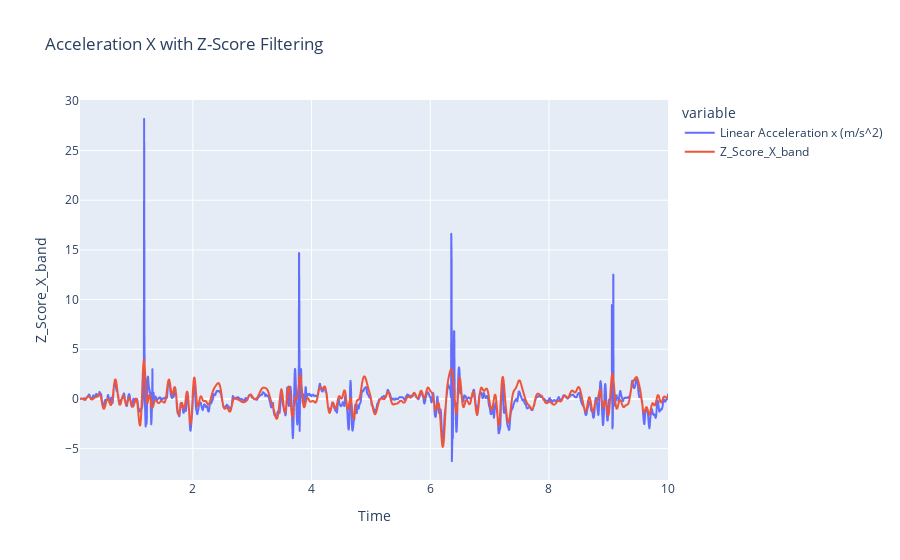
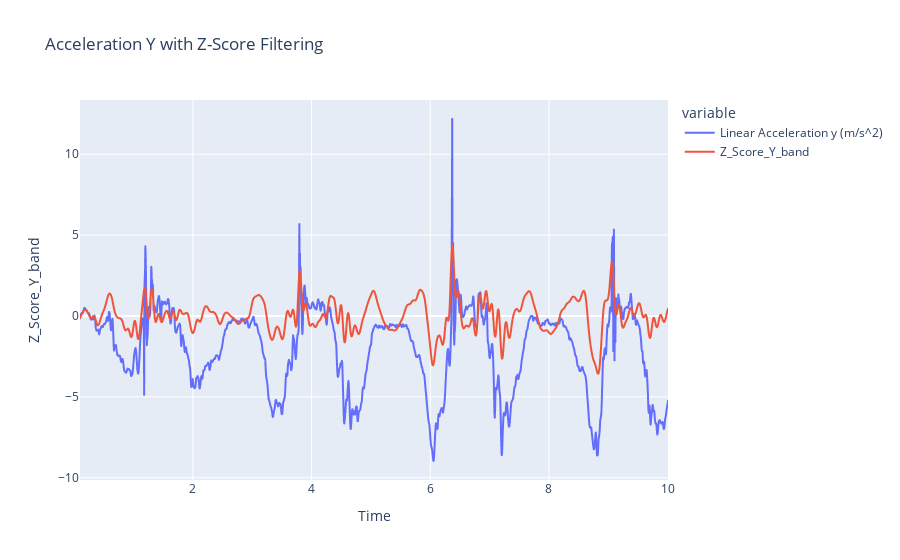
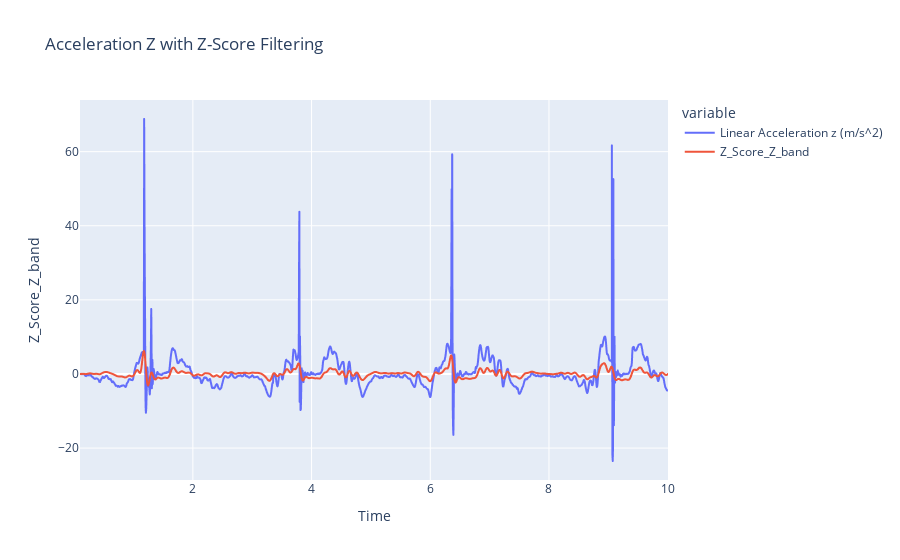

Notebook cell for these charts, in order:
### Markdown cell above
# Ausreißer Bereinigung
Hier wollen wir nun die möglichen Ausreißer bereinigen:

### Code cell
# Berechnung der Z-Scores für jede Spalte (X, Y, Z)
filtered_new_data['Z_Score_X_band'] = stats.zscore(filtered_new_data['filtered_X_band'])
filtered_new_data['Z_Score_Y_band'] = stats.zscore(filtered_new_data['filtered_Y_band'])
filtered_new_data['Z_Score_Z_band'] = stats.zscore(filtered_new_data['filtered_Z_band'])

# Festlegen eines Schwellenwerts für Z-Scores, ab dem ein Punkt als Ausreißer betrachtet wird
z_score_threshold = 4

# Filtern der Ausreißer aus dem filterd_new_data (nur wenn alle drei Achsen unterhalb des Threshold liegen sind Daten ok)
new_data = new_data[(abs(stats.zscore(new_data['Linear Acceleration x (m/s^2)'])) <= z_score_threshold) &
                    (abs(stats.zscore(new_data['Linear Acceleration y (m/s^2)'])) <= z_score_threshold) &
                    (abs(stats.zscore(new_data['Linear Acceleration z (m/s^2)'])) <= z_score_threshold)]

# Jetzt enthält 'filtered_new_data' nur noch die Datenpunkte, die nicht als Ausreißer betrachtet werden.
print(filtered_new_data.shape)

#Plotting
plot_filter(filtered_new_data, 'Linear Acceleration x (m/s^2)', 'Z_Score_X_band', 'Acceleration X with Z-Score Filtering')
plot_filter(filtered_new_data, 'Linear Acceleration y (m/s^2)', 'Z_Score_Y_band', 'Acceleration Y with Z-Score Filtering')
plot_filter(filtered_new_data, 'Linear Acceleration z (m/s^2)', 'Z_Score_Z_band', 'Acceleration Z with Z-Score Filtering')

### Figure 1 — Plotly figure (JSON) as saved in the notebook; plotly's stock layout.template omitted (floating-point values rounded to 4 significant figures; data arrays with more than 128 entries replaced by an {"elided": "..."} marker saying what was removed)
{"data": [{"hovertemplate": "variable=Linear Acceleration x (m/s^2)<br>Time (s)=%{x}<br>value=%{y}<extra></extra>", "legendgroup": "Linear Acceleration x (m/s^2)", "line": {"color": "#636efa", "dash": "solid"}, "marker": {"symbol": "circle"}, "mode": "lines", "name": "Linear Acceleration x (m/s^2)", "showlegend": true, "type": "scattergl", "x": {"elided": "1990 float values"}, "xaxis": "x", "y": {"elided": "1990 float values"}, "yaxis": "y"}, {"hovertemplate": "variable=Z_Score_X_band<br>Time (s)=%{x}<br>value=%{y}<extra></extra>", "legendgroup": "Z_Score_X_band", "line": {"color": "#EF553B", "dash": "solid"}, "marker": {"symbol": "circle"}, "mode": "lines", "name": "Z_Score_X_band", "showlegend": true, "type": "scattergl", "x": {"elided": "1990 float values"}, "xaxis": "x", "y": {"elided": "1990 float values"}, "yaxis": "y"}], "layout": {"legend": {"title": {"text": "variable"}, "tracegroupgap": 0}, "title": {"text": "Acceleration X with Z-Score Filtering"}, "xaxis": {"anchor": "y", "domain": [0, 1], "title": {"text": "Time"}}, "yaxis": {"anchor": "x", "domain": [0, 1], "title": {"text": "Z_Score_X_band"}}}}

### Figure 2 — Plotly figure (JSON) as saved in the notebook; plotly's stock layout.template omitted (floating-point values rounded to 4 significant figures; data arrays with more than 128 entries replaced by an {"elided": "..."} marker saying what was removed)
{"data": [{"hovertemplate": "variable=Linear Acceleration y (m/s^2)<br>Time (s)=%{x}<br>value=%{y}<extra></extra>", "legendgroup": "Linear Acceleration y (m/s^2)", "line": {"color": "#636efa", "dash": "solid"}, "marker": {"symbol": "circle"}, "mode": "lines", "name": "Linear Acceleration y (m/s^2)", "showlegend": true, "type": "scattergl", "x": {"elided": "1990 float values"}, "xaxis": "x", "y": {"elided": "1990 float values"}, "yaxis": "y"}, {"hovertemplate": "variable=Z_Score_Y_band<br>Time (s)=%{x}<br>value=%{y}<extra></extra>", "legendgroup": "Z_Score_Y_band", "line": {"color": "#EF553B", "dash": "solid"}, "marker": {"symbol": "circle"}, "mode": "lines", "name": "Z_Score_Y_band", "showlegend": true, "type": "scattergl", "x": {"elided": "1990 float values"}, "xaxis": "x", "y": {"elided": "1990 float values"}, "yaxis": "y"}], "layout": {"legend": {"title": {"text": "variable"}, "tracegroupgap": 0}, "title": {"text": "Acceleration Y with Z-Score Filtering"}, "xaxis": {"anchor": "y", "domain": [0, 1], "title": {"text": "Time"}}, "yaxis": {"anchor": "x", "domain": [0, 1], "title": {"text": "Z_Score_Y_band"}}}}

### Figure 3 — Plotly figure (JSON) as saved in the notebook; plotly's stock layout.template omitted (floating-point values rounded to 4 significant figures; data arrays with more than 128 entries replaced by an {"elided": "..."} marker saying what was removed)
{"data": [{"hovertemplate": "variable=Linear Acceleration z (m/s^2)<br>Time (s)=%{x}<br>value=%{y}<extra></extra>", "legendgroup": "Linear Acceleration z (m/s^2)", "line": {"color": "#636efa", "dash": "solid"}, "marker": {"symbol": "circle"}, "mode": "lines", "name": "Linear Acceleration z (m/s^2)", "showlegend": true, "type": "scattergl", "x": {"elided": "1990 float values"}, "xaxis": "x", "y": {"elided": "1990 float values"}, "yaxis": "y"}, {"hovertemplate": "variable=Z_Score_Z_band<br>Time (s)=%{x}<br>value=%{y}<extra></extra>", "legendgroup": "Z_Score_Z_band", "line": {"color": "#EF553B", "dash": "solid"}, "marker": {"symbol": "circle"}, "mode": "lines", "name": "Z_Score_Z_band", "showlegend": true, "type": "scattergl", "x": {"elided": "1990 float values"}, "xaxis": "x", "y": {"elided": "1990 float values"}, "yaxis": "y"}], "layout": {"legend": {"title": {"text": "variable"}, "tracegroupgap": 0}, "title": {"text": "Acceleration Z with Z-Score Filtering"}, "xaxis": {"anchor": "y", "domain": [0, 1], "title": {"text": "Time"}}, "yaxis": {"anchor": "x", "domain": [0, 1], "title": {"text": "Z_Score_Z_band"}}}}
